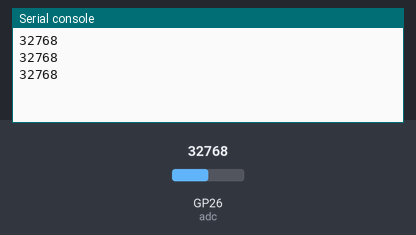
The program below on a simulated Raspberry Pi Pico running MicroPython. On the bench: the last lines printed to the serial console. The test bench sets the inputs (shaded band); at power-on: GP26 (adc) = 32768 (analog values on the 0–65535 scale).

Above: at 1.2 s.
1.3 s: GP26 (adc) set to 45874
At 1.9 s:
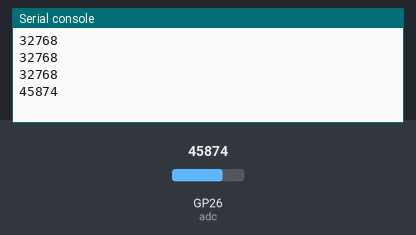
2.8 s: GP26 (adc) set to 57670
At 3.4 s:
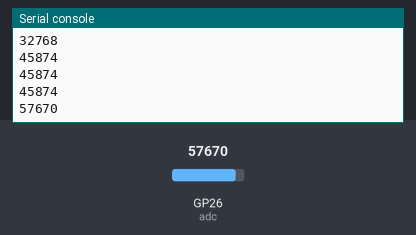
Timing chart, 0 to 5.8 s (numbered marks = the images above; inputs shaded):
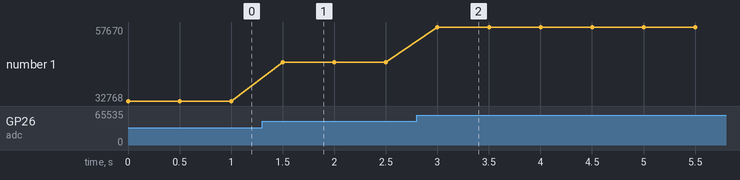

The program:

main.py
```python
from machine import Pin, ADC
from utime import sleep_ms

adc = ADC(Pin(26))

while True:
    val = adc.read_u16()
    print(val)
    sleep_ms(500)


# from machine import Pin, ADC
# from utime import sleep_ms
# adc = ADC(Pin(26))
# while True:
# val = adc.read_u16()
# print(val)
# sleep_ms(1000)
```

Measured:
- after the input at 1.3 s, the serial console: prints a new line after 0.20 s (image 1)
- after the input at 2.8 s, the serial console: prints a new line after 0.20 s (image 2)
- plotted number 1: 32768 → 45874 after the input at 1.3 s, 45874 → 57670 after the input at 2.8 s
